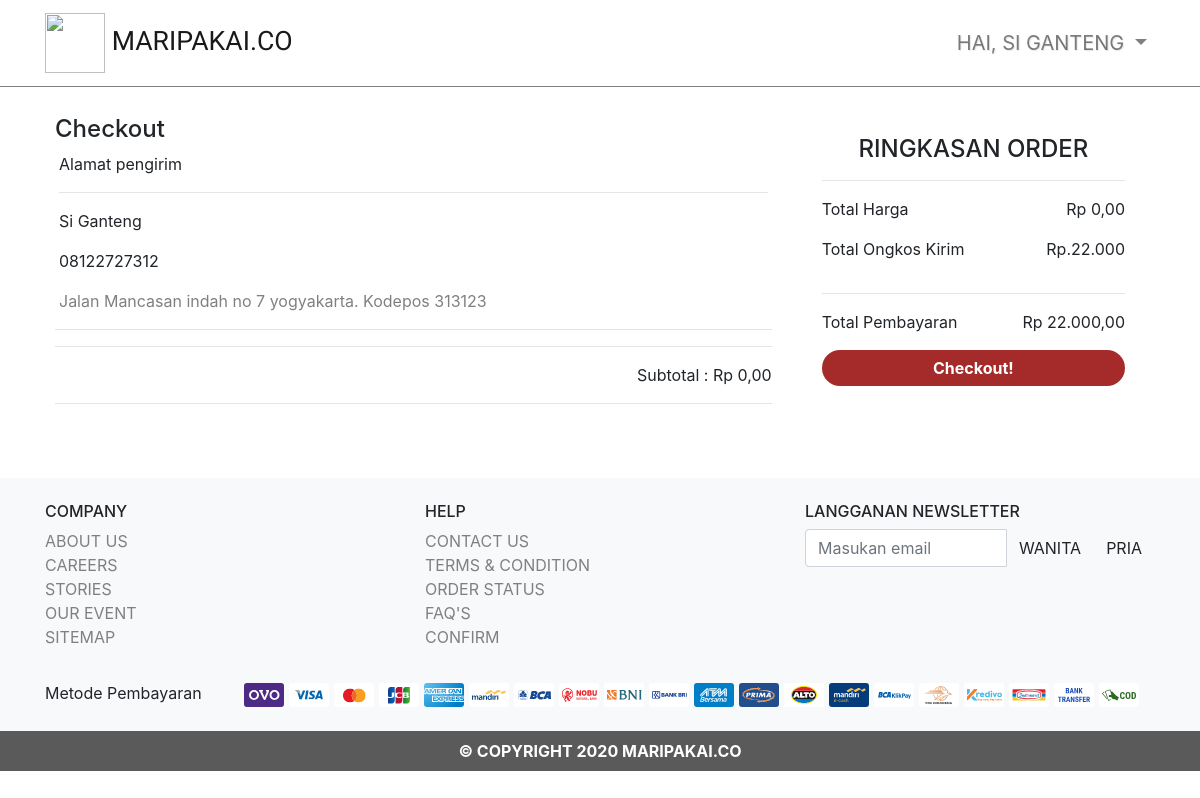
The page /keranjang.php (signed in) on the database its author committed.
### tables this page shows
CREATE TABLE `users` (
  `id` int(11) NOT NULL,
  `NamaLengkap` varchar(120) NOT NULL,
  `Email` varchar(120) NOT NULL,
  `Username` varchar(12) NOT NULL,
  `Password` varchar(120) NOT NULL,
  `Alamat` text NOT NULL,
  `Kodepos` varchar(20) NOT NULL,
  `No_telepon` varchar(120) NOT NULL,
  `RegisDate` timestamp NOT NULL DEFAULT current_timestamp(),
  `UpdateDate` timestamp NULL DEFAULT NULL ON UPDATE current_timestamp()
);

### keranjang.php (the view, shortened to what this page needs)
<?php
include('./include/koneksi.php');
$sid = $_SESSION['login'];
?>
<!DOCTYPE html>
<html lang="en">
<head>
    <link rel="stylesheet" href="https://stackpath.bootstrapcdn.com/bootstrap/4.3.1/css/bootstrap.min.css">
    <link href="https://stackpath.bootstrapcdn.com/font-awesome/4.7.0/css/font-awesome.min.css" rel="stylesheet">
    <link rel="stylesheet" href="https://maxst.icons8.com/vue-static/landings/line-awesome/line-awesome/1.3.0/css/line-awesome.min.css">
    <link rel="stylesheet" href="./assets/css/style.css">
</head>
<body>
    <?php include('include/header.php');?>
    <section class="main">
        <div class="container">
            <div class="row">
                <div class="col-md-8">
                    <h4 class="font-bold">Checkout</h4>
                    <?php
                        $qbuyer= "SELECT * FROM users WHERE username=:sid";
                        $buyer = $dbh->prepare($qbuyer);
                        $buyer-> bindParam(':sid',$sid);
                        $buyer->execute();
                        $getbuyer = $buyer->fetch();
                    ?>
                    <div class="p-0 m-1">
                        <p>Alamat pengirim</p>
                        <hr>
                        <p><?= $getbuyer['NamaLengkap']?></p>
                        <p><?= $getbuyer['No_telepon']?></p>
                        <p style="color: gray;"><?= $getbuyer['Alamat']?>. Kodepos <?= $getbuyer['Kodepos']?></p>
                        </div>
                    <hr>
                    <?php
                        function rupiah($angka){
                            $hasil_rupiah = "Rp " . number_format($angka,2,',','.');
                            return $hasil_rupiah;
                        }
                    ?>
                    <hr>
                    <div class="text-right">
                        <p>Subtotal : <?php echo rupiah($totalbayar);?>
                        </p>
                    </div>
                    <hr>
                </div>
                <div class="col-md-4">
                    <div class="card border-0">
                        <div class="card-body">
                            <h4 class="text-center">RINGKASAN ORDER</h4>
                            <hr>
                            <div class="d-flex justify-content-between">
                                <p>Total Harga</p>
                                <p><?php echo rupiah($totalbayar);?></p>
                            </div>
                            <div class="d-flex justify-content-between">
                                <p>Total Ongkos Kirim</p>
                                <p>Rp.22.000</p>
                            </div>
                            <hr>
                            <div class="d-flex justify-content-between">
                                <p>Total Pembayaran</p>
                                <p><?php echo rupiah($totalbayar+22000);?></p>
                            </div>
                            <form action="actioncheckout.php?act=selesai" method="post">
                            <button type="submit" name="submit" class="btn btn-primary w-100 font-weight-bolder">Checkout!</button>
                            </form>
                        </div>
                    </div>
                </div>
            </div>
        </div>
    </section>
    <footer class="section-footer bg-light mt-4">
        <section class="footer pt-4">
            <div class="container">
                <div class="row pb-3">
                    <aside class="col-md-4">
                        <h6 class="title">COMPANY</h6>
                        <ul class="list-unstyled">
                            <li> <a href="#">ABOUT US</a></li>
                            <li> <a href="#">CAREERS</a></li>
                            <li> <a href="#">STORIES</a></li>
                            <li> <a href="#">OUR EVENT</a></li>
                            <li> <a href="#">SITEMAP</a></li>
                        </ul>
                    </aside>
                    <aside class="col-md-4">
                        <h6 class="title">HELP</h6>
                        <ul class="list-unstyled">
                            <li> <a href="#">CONTACT US</a></li>
                            <li> <a href="#">TERMS & CONDITION</a></li>
                            <li> <a href="#">ORDER STATUS</a></li>
                            <li> <a href="#">FAQ'S</a></li>
                            <li> <a href="#">CONFIRM</a></li>
                        </ul>
                    </aside>
                    <aside class="col-md-4">
                        <h6>LANGGANAN NEWSLETTER</h6>
                        <div class="input-group">
                            <input type="text" class="form-control" placeholder="Masukan email">
                            <div class="input-group-append">
                              <button class="btn" type="button" >WANITA</button>
                              <button class="btn" type="button" >PRIA</button>
                            </div>
                          </div>
                    </aside>
                </div>
                <div class="floor">
                    <span class="floor-label"> Metode Pembayaran
                        <img src="./assets/img/payment.svg" alt="" style="margin-left: 10mm;">
                    </span>
                </div>
            </div>
            <br>
            <div class="bg-footer" style="height: 40px;">
                <div class="text-center pt-2">&copy; COPYRIGHT 2020 Maripakai.co</div>
            </div>
        </section>
    </footer>
</body>
</html>

### include/header.php (shortened to what this page needs)
<header class="bg-nav fixed-top">
        <div class="container">
            <nav class="navbar navbar-expand-lg navbar-light px-lg-0">
                <a class="navbar-brand mr-3 " href="index.php"><img src="./assets/img/logo.png" alt="" width="60" height="60" >    Maripakai.co</a>
                <div class="collapse navbar-collapse justify-content-between" id="navbarNav">
                    <ul class="navbar-nav">
                        <li><a class="nav-link" href="keranjang.php"><i class="la la-shopping-cart" style="font-size:30px;"></i></a></li>
                        <?php
                            $username=$_SESSION['login'];
                            $sql ="SELECT NamaLengkap FROM users WHERE Username=:username ";
                            $query= $dbh -> prepare($sql);
                            $query-> bindParam(':username', $username, PDO::PARAM_STR);
                            $query-> execute();
                            $results=$query->fetchAll(PDO::FETCH_OBJ);
                            if($query->rowCount() > 0)
                            {
                            foreach($results as $result)
                                {
                        ?>
                        <li class="nav-item d-flex align-items-center dropdown">
                            <a class="nav-link dropdown-toggle" href="#" id="navbarDropdown" role="button" data-toggle="dropdown" aria-haspopup="true" aria-expanded="false">
                            Hai, <?php echo htmlentities($result->NamaLengkap)?>
                            </a>
                        </li>
                        <?php }} ?>
                    </ul>
                </div>
            </nav>
        </div>
    </header>

### assets/css/style.css (style rules this page uses)
body { padding-top: 75px; }
.main { margin: 40px; }
.bg-nav { background-color: white; border-bottom: 1px solid grey; }
.nav-link { font-size: 20px; text-shadow: 1px 1px 1px rgba(0,0,0,0.1); }
.navbar-brand { font-family: 'Sriracha', cursive; font-size: 20pt; }
.btn-primary { background-color: brown; border-style: none; border-radius: 20px; }
.bg-footer { background-color: rgb(90, 90, 90); text-transform: uppercase; font-weight: 700; color: white; }
.list-unstyled a { color: grey; text-decoration: none; }
@media (min-width: 1200px) { .navbar { text-transform: uppercase; } }
:root { --red: #da2c4d; --yellow: #f8ab37; --green: #2ecc71; --white: #ffffff; --grey-light: #f2f7f9; --grey: #ecedf3; --black: #080808; --black-blue: #1f2029; --black-blue-light: #353746; --black-blue-light-2: #404255; --black-blue-light-3: #4b4d64; --black-light: #424455; }

### rows shown on the page
users: NamaLengkap "SI GANTENG", NamaLengkap "Si Ganteng", No_telepon "08122727312", Alamat "Jalan Mancasan indah no 7 yogyakarta", Kodepos "313123"

### other values the page prints
rupiah($totalbayar) "Rp 0,00"
rupiah($totalbayar+22000) "Rp 22.000,00"
